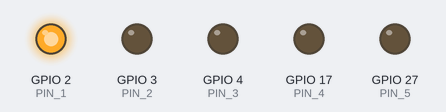
This program was run on a simulated Raspberry Pi (BCM pin numbers). On the bench: output pins drawn as LEDs (lit = HIGH). At 13.4 s the program stops and its outputs stay as they are.

Above: at 0.1 s.
At 2.15 s:
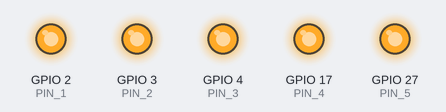
At 4.9 s:
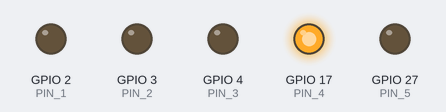
At 7.5 s:
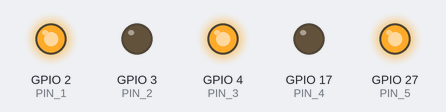
At 10.5 s:
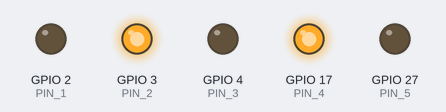
At 13.5 s:
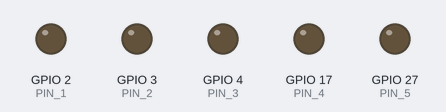
Timing chart, 0 to 14.9 s (numbered marks = the images above):
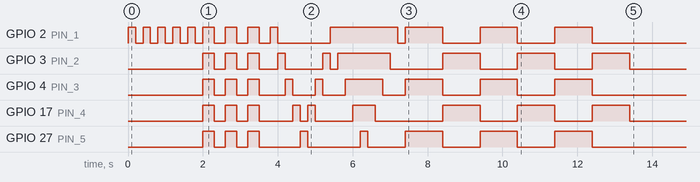

The program:

control_board_test.py
```python
#Title: control_board.py
#Date: March 24, 2018
#Contributors: David St-Pierre stpied@rpi.edu
#Description:
#	Testout the leds on the control board.....and have some fun with it

import RPi.GPIO as GPIO
import time

GPIO.setwarnings(False)
GPIO.setmode(GPIO.BCM)

PIN_1 = 2
PIN_2 = 3
PIN_3 = 4
PIN_4 = 17
PIN_5 = 27

GPIO.setup(PIN_1, GPIO.OUT)
GPIO.setup(PIN_2, GPIO.OUT)
GPIO.setup(PIN_3, GPIO.OUT)
GPIO.setup(PIN_4, GPIO.OUT)
GPIO.setup(PIN_5, GPIO.OUT)

GPIO.output(PIN_1, 0)
GPIO.output(PIN_2, 0)
GPIO.output(PIN_3, 0)
GPIO.output(PIN_4, 0)
GPIO.output(PIN_5, 0)

#My simple and friendly functions :)
def on(pin):
	GPIO.output(pin, 1)
def off(pin):
	GPIO.output(pin, 0)
def all_off():
	off(PIN_1)
	off(PIN_2)
	off(PIN_3)
	off(PIN_4)
	off(PIN_5)
def all_on():
	on(PIN_1)
	on(PIN_2)
	on(PIN_3)
	on(PIN_4)
	on(PIN_5)
def say(words):
	espeak.synth(words)
#-----------------
#Pattern Thyme!!!!
#-----------------

#Simple blink
for x in range(0,5):
	on(PIN_1)
	time.sleep(0.2)
	off(PIN_1)
	time.sleep(0.2)

#LETS ALL BLINK!!!
all_off()
all_on()
time.sleep(0.3)
all_off()
time.sleep(0.3)
all_on()
time.sleep(0.3)
all_off()
time.sleep(0.3)
all_on()
time.sleep(0.3)
all_off()
time.sleep(0.3)

#Go in a row!
on(PIN_1)
time.sleep(0.2)
off(PIN_1)
on(PIN_2)
time.sleep(0.2)
off(PIN_2)
on(PIN_3)
time.sleep(0.2)
off(PIN_3)
on(PIN_4)
time.sleep(0.2)
off(PIN_4)
on(PIN_5)
time.sleep(0.2)
off(PIN_5)
on(PIN_4)
time.sleep(0.2)
off(PIN_4)
on(PIN_3)
time.sleep(0.2)
off(PIN_3)
on(PIN_2)
time.sleep(0.2)
off(PIN_2)
on(PIN_1)

all_off

#I call this worm
on(PIN_1)
time.sleep(0.2)
on(PIN_2)
time.sleep(0.2)
on(PIN_3)
time.sleep(0.2)
on(PIN_4)
time.sleep(0.2)
on(PIN_5)
time.sleep(0.2)
off(PIN_5)
time.sleep(0.2)
off(PIN_4)
time.sleep(0.2)
off(PIN_3)
time.sleep(0.2)
off(PIN_2)
time.sleep(0.2)
off(PIN_1)
time.sleep(0.2)

#Inverting pairs
for x in range(0,3):
	on(PIN_1)
	on(PIN_3)
	on(PIN_5)
	off(PIN_2)
	off(PIN_4)
	time.sleep(1)
	off(PIN_1)
	off(PIN_3)
	off(PIN_5)
	on(PIN_2)
	on(PIN_4)
	time.sleep(1)


#-----------------------------------
# Clean up after yourself (all off)
#-----------------------------------

all_off()
```

Measured:
- by itself, GPIO 2 (PIN_1): LOW → HIGH at 0.00 s, → LOW 0.20 s later, → HIGH 0.20 s later, → LOW 0.20 s later, … (26 changes in this stretch)
- by itself, GPIO 3 (PIN_2): LOW → HIGH at 2.0 s, → LOW 0.30 s later, → HIGH 0.30 s later, → LOW 0.30 s later, … (18 changes in this stretch)
- by itself, GPIO 4 (PIN_3): LOW → HIGH at 2.0 s, → LOW 0.30 s later, → HIGH 0.30 s later, → LOW 0.30 s later, … (18 changes in this stretch)
- by itself, GPIO 17 (PIN_4): LOW → HIGH at 2.0 s, → LOW 0.30 s later, → HIGH 0.30 s later, → LOW 0.30 s later, … (18 changes in this stretch)
- by itself, GPIO 27 (PIN_5): LOW → HIGH at 2.0 s, → LOW 0.30 s later, → HIGH 0.30 s later, → LOW 0.30 s later, … (16 changes in this stretch)
